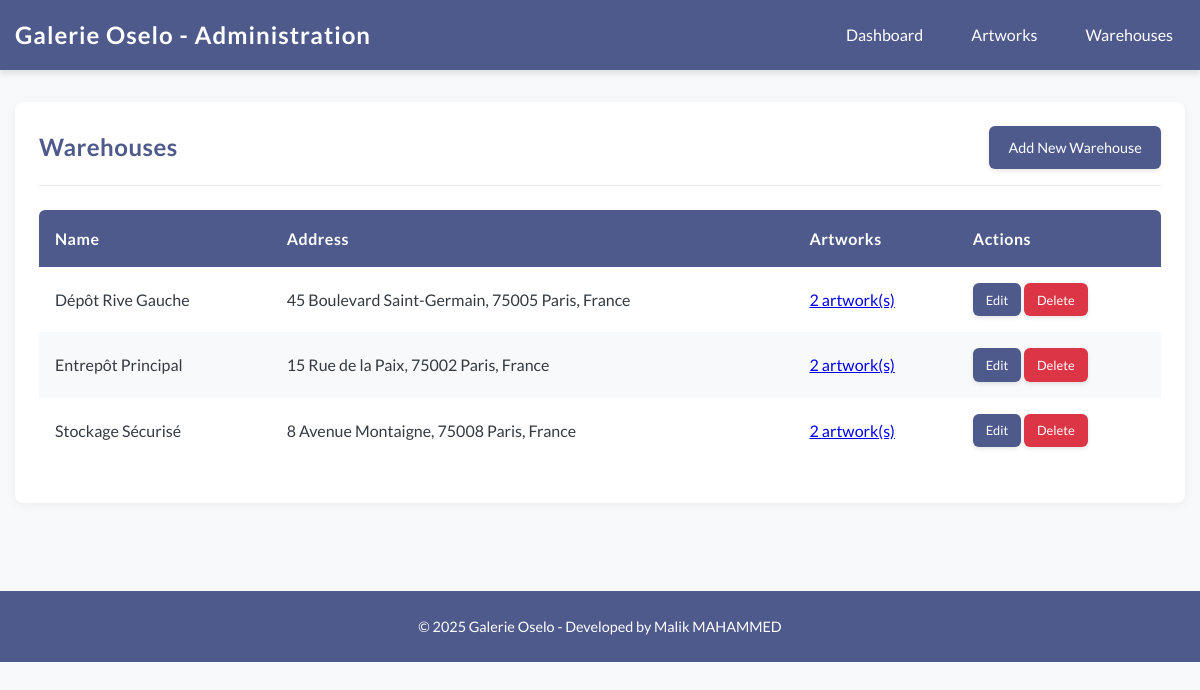
Page /index.php?page=warehouse&action=index on the committed database.
### tables this page shows
CREATE TABLE IF NOT EXISTS warehouses (
    id INT AUTO_INCREMENT PRIMARY KEY,
    name VARCHAR(100) NOT NULL,
    address TEXT NOT NULL,
    created_at TIMESTAMP DEFAULT CURRENT_TIMESTAMP,
    updated_at TIMESTAMP DEFAULT CURRENT_TIMESTAMP ON UPDATE CURRENT_TIMESTAMP
);

### controllers.php (called while the page is built, shortened)
<?php
class WarehouseController {
    private $warehouseModel;
    public function __construct() {
        $this->warehouseModel = new Warehouse();
    }
    public function index() {
        $warehouses = $this->warehouseModel->getAllWarehouses();
        include 'views/warehouse_list.php';
    }
}

### models.php (called while the page is built, shortened)
<?php
class Warehouse {
    public function getAllWarehouses() {
        $db = getDbConnection();
        $query = "SELECT w.*, COUNT(a.id) as artwork_count
                 FROM warehouses w
                 LEFT JOIN artworks a ON w.id = a.warehouse_id
                 GROUP BY w.id
                 ORDER BY w.name";
        $stmt = $db->query($query);
        return $stmt->fetchAll();
    }
}

### views/warehouse_list.php (the view)
<?php include 'views/header.php'; ?>
<div class="card">
    <div class="card-header">
        <h1 class="card-title">Warehouses</h1>
        <a href="index.php?page=warehouse&action=add" class="btn">Add New Warehouse</a>
    </div>
    <?php if (empty($warehouses)): ?>
        <p>No warehouses found.</p>
    <?php else: ?>
        <table>
            <thead>
                <tr>
                    <th>Name</th>
                    <th>Address</th>
                    <th>Artworks</th>
                    <th>Actions</th>
                </tr>
            </thead>
            <tbody>
                <?php foreach ($warehouses as $warehouse): ?>
                    <tr>
                        <td><?= htmlspecialchars($warehouse['name']) ?></td>
                        <td><?= htmlspecialchars($warehouse['address']) ?></td>
                        <td>
                            <a href="index.php?page=warehouse&action=view&id=<?= $warehouse['id'] ?>">
                                <?= $warehouse['artwork_count'] ?> artwork(s)
                            </a>
                        </td>
                        <td>
                            <a href="index.php?page=warehouse&action=edit&id=<?= $warehouse['id'] ?>" class="btn btn-sm">Edit</a>
                            <a href="index.php?page=warehouse&action=delete&id=<?= $warehouse['id'] ?>" class="btn btn-sm btn-danger" onclick="return confirm('Are you sure you want to delete this warehouse? All artworks will be unassigned.')">Delete</a>
                        </td>
                    </tr>
                <?php endforeach; ?>
            </tbody>
        </table>
    <?php endif; ?>
</div>
<?php include 'views/footer.php'; ?>

### views/header.php (style rules this page uses)
:root { --primary: #4E598C; --secondary: #F9C784; --white: #FFFFFF; --light-gray: #f8f9fa; --gray: #e9ecef; --dark-gray: #343a40; }
* { margin: 0; padding: 0; box-sizing: border-box; }
body { font-family: 'Lato', sans-serif; background-color: var(--light-gray); color: var(--dark-gray); line-height: 1.6; }
.card { background-color: var(--white); border-radius: 8px; box-shadow: 0 2px 10px rgba(0, 0, 0, 0.05); padding: 1.5rem; margin-bottom: 1.5rem; transition: transform 0.3s ease, box-shadow 0.3s ease; }
.card-header { display: flex; justify-content: space-between; align-items: center; margin-bottom: 1.5rem; padding-bottom: 1rem; border-bottom: 1px solid var(--gray); }
.card-title { font-size: 1.5rem; font-weight: 700; color: var(--primary); letter-spacing: 0.5px; }
.btn { display: inline-block; padding: 0.6rem 1.2rem; background-color: var(--primary); color: var(--white); border: none; border-radius: 6px; cursor: pointer; text-decoration: none; font-size: 0.9rem; font-weight: 500; transition: all 0.3s ease; box-shadow: 0 2px 4px rgba(0, 0, 0, 0.1); }
.btn-danger { background-color: #dc3545; }
.btn-sm { padding: 0.4rem 0.8rem; font-size: 0.8rem; }
table { width: 100%; border-collapse: collapse; margin-bottom: 1rem; background-color: var(--white); border-radius: 6px; overflow: hidden; }
table th, table td { padding: 1rem; text-align: left; }
table th { background-color: var(--primary); color: var(--white); font-weight: 600; letter-spacing: 0.5px; }
table tr:nth-child(even) { background-color: var(--light-gray); }

### rows in the picture
warehouses: name "Dépôt Rive Gauche", address "45 Boulevard Saint-Germain, 75005 Paris, France", artwork_count "2"
warehouses: name "Entrepôt Principal", address "15 Rue de la Paix, 75002 Paris, France", artwork_count "2"
warehouses: name "Stockage Sécurisé", address "8 Avenue Montaigne, 75008 Paris, France", artwork_count "2"

### other values in the picture
APP_NAME "Galerie Oselo"
